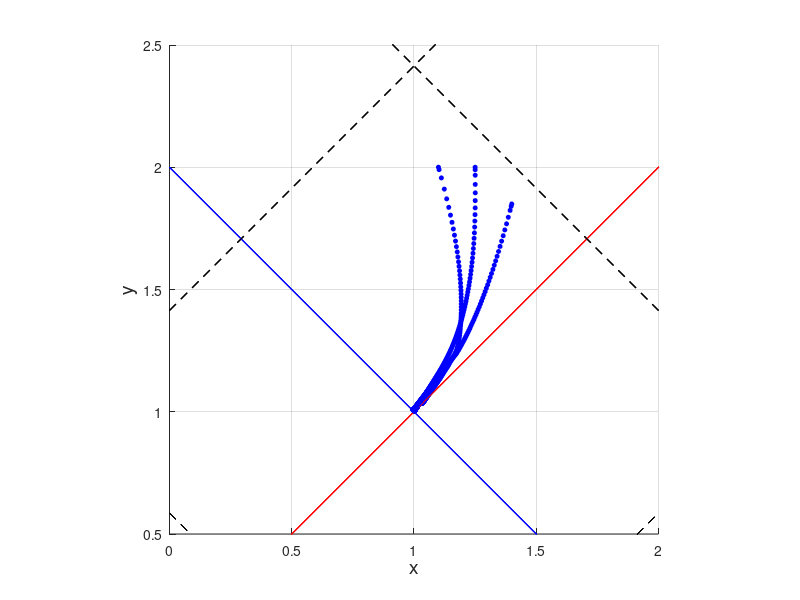

Recreate this plot in MATLAB.
clear;
close all;
load('all_estimation_12pi_new.mat')
load('gh_estimation_12pi_new.mat')

%feedback_simulation------------------------------------------------------

dt = 0.01; %%時間刻み=離散時間Tsとして使用
Tfin = 3; %シミュレーション終了時間
t1 = [0:dt:Tfin];

for z = 1 : 3

    if z == 1
        si = zeros(length(t1),3);
        si(1,:) = [1.25 2 pi/2]; %(s1, s2, s3)=(x ,y, θ)の初期値を設定
        k2 = 6;
        k3 = 6;
    elseif z == 2
        si = zeros(length(t1),3);
        si(1,:) = [1.1 2 7*pi/12]; %(s1, s2, s3)=(x ,y, θ)の初期値を設定
        k2 = 24;
        k3 = 23;
    else
        si = zeros(length(t1),3);
        si(1,:) = [1.4 1.85 5*pi/12]; %(s1, s2, s3)=(x ,y, θ)の初期値を設定
        k2 = 15;
        k3 = 15;
    end
    % si(1,:) = [1.2 1.95 pi/2]; %(s1, s2, s3)=(x ,y, θ)の初期値を設定
    % si(1,:) = [1 2 pi/2]; %(s1, s2, s3)=(x ,y, θ)の初期値を設定

    zi = zeros(length(t1),3);

    u1 = ones(1,length(t1)) * (-1);
    u2 = ones(1,length(t1)) * (1);

    m1 = ones(1,length(t1)) * (-1); % μ1 = v1 = u1cosθ
    m2 = ones(1,length(t1)); % μ2 = v2/v1 = u2/(u1*cos^3θ)

    gmap = zeros(1,length(t1));
    hmap = zeros(1,length(t1));


    l_max = 2;
    m_max = 11;
    n_max = 2;

    l_now_3 = zeros(length(t1),1);
    m_now_3 = zeros(length(t1),1);
    n_now_3 = zeros(length(t1),1);

    l_next_3 = zeros(length(t1),1);
    m_next_3 = zeros(length(t1),1);
    n_next_3 = zeros(length(t1),1);

    l_real_3 = zeros(length(t1),1);
    m_real_3 = zeros(length(t1),1);
    n_real_3 = zeros(length(t1),1);

    rho_3_tmp = zeros(length(t1), l_max, m_max, n_max, 3);
    rho_3 = zeros(length(t1),3);

    iteration = 100;

    phi_g_now = zeros(1,imax_g);
    phi_h_now = zeros(1,imax_h);



    hold on;
    axis equal;
    grid on;

    axis([0 2 0.5 2.5])

    xlabel("x",'FontSize',14)
    ylabel("y",'FontSize',14)


    % plot(1+1/4,2,'kx','MarkerSize', 15,'LineWidth',4)
    % plot(1,1,'rx','MarkerSize', 15,'LineWidth',4)

    z1_plot = 0:1:3;
    z3_plot = 0:1:3;

    for j = 0 : 2
        if j == 1
            plot(z1_plot, z1_plot - sqrt(2) + sqrt(2) * j, '-r')
            plot(z3_plot, - z3_plot + 2 + sqrt(2) * (j-1), '-b')
        else
            plot(z1_plot, z1_plot - sqrt(2) + sqrt(2) * j, '--k')
            plot(z3_plot, - z3_plot + 2 + sqrt(2) * (j-1), '--k')
        end
    end


    for i = 1:length(t1)-1

        break_switch = 0;

        hold on;

        plot(si(i,1),si(i,2), 'o', 'MarkerSize' ,3, 'MarkerFaceColor', 'b','MarkerEdgeColor', 'b');

        % drawnow;

        % F = getframe(gcf);
        % % RGBデータをインデックス付きデータに変更
        % [X,map] = rgb2ind(F.cdata,256);
        % if i==1
        %     % GIFファイルに書き出し
        %     imwrite(X,map,'feedback_3dim.gif')
        % else
        %     % 2回目以降は'append'でアニメーションを作成
        %     imwrite(X,map,'feedback_3dim.gif','WriteMode','append')
        % end

        si(i+1,3) = si(i,3) + u2(i) * dt; %観測されるs3
        si(i+1,1) = si(i,1) + u1(i) * cos(si(i+1,3)) * dt; %観測されるs1
        si(i+1,2) = si(i,2) + u1(i) * sin(si(i+1,3)) * dt; %観測されるs2


        for a = 1 : l_max

            if break_switch == 1 
                break;
            end

            for b = 1 : m_max

                if break_switch == 1 
                    break;
                end

                for c = 1 : n_max

                    if break_switch == 1 
                        break;
                    end

                    if (a == l_max) || (b == m_max) || (c == n_max)
                        continue;
                    end
        
                    if a < l_max
                        a2 = a + 1;
                        l_real_3(i+1) = a - 1;
                    elseif a == l_max + 1
                        a2 = 1;
                        l_real_3(i+1) = -1;
                    else
                        a2 = a - 1;
                        l_real_3(i+1) = - a + l_max; 
                    end
        
                    if b < m_max
                        b2 = b + 1;
                        m_real_3(i+1) = b - 1;
                    elseif b == m_max + 1
                        b2 = 1;
                        m_real_3(i+1) = -1;
                    else
                        b2 = b - 1;
                        m_real_3(i+1) = - b + m_max;
                    end
        
                    if c < n_max
                        c2 = c + 1;
                        n_real_3(i+1) = c - 1;
                    elseif c == n_max + 1
                        c2 = 1;
                        n_real_3(i+1) = -1;
                    else
                        c2 = c - 1;
                        n_real_3(i+1) = - c + n_max;
                    end
        
                    A = [param_s(a2,b,c,:,iteration) - param_s(a,b,c,:,iteration); param_s(a,b2,c,:,iteration) - param_s(a,b,c,:,iteration); param_s(a,b,c2,:,iteration) - param_s(a,b,c,:,iteration)];

                    B = transpose(reshape(A,[3,3]));

                    x = [si(i+1,1) - param_s(a,b,c,1,iteration); si(i+1,2) - param_s(a,b,c,2,iteration); si(i+1,3) - param_s(a,b,c,3,iteration)];

                    rho_3_tmp(i+1,a,b,c,:) = B \ x;


                    if (0 <= rho_3_tmp(i+1,a,b,c,1)) && (rho_3_tmp(i+1,a,b,c,1) <= 1)
                        if (0 <= rho_3_tmp(i+1,a,b,c,2)) && (rho_3_tmp(i+1,a,b,c,2) <= 1)
                            if (0 <= rho_3_tmp(i+1,a,b,c,3)) && (rho_3_tmp(i+1,a,b,c,3) <= 1)

                                rho_3(i+1,:) = rho_3_tmp(i+1,a,b,c,:);
        
                                l_now_3(i+1) = a;
                                m_now_3(i+1) = b;
                                n_now_3(i+1) = c;

                                l_next_3(i+1) = a2;
                                m_next_3(i+1) = b2;
                                n_next_3(i+1) = c2;

                                break_switch = 1;
        
                            end
                        end
                    end

                end
            end
        end

        if break_switch == 0
            % l_now_3(i+1) = l_now_3(i);
            % m_now_3(i+1) = m_now_3(i);
            % n_now_3(i+1) = n_now_3(i);

            % l_next_3(i+1) = l_next_3(i);
            % m_next_3(i+1) = m_next_3(i);
            % n_next_3(i+1) = n_next_3(i);

            % l_real_3(i+1) = l_real_3(i);
            % m_real_3(i+1) = m_real_3(i);
            % n_real_3(i+1) = n_real_3(i);

            % a = l_now_3(i+1);
            % b = m_now_3(i+1);
            % c = n_now_3(i+1);

            % rho_3(i+1,:) = rho_3_tmp(i,a,b,c,:);
            
            disp(i)
            disp("補間しました")
        end

        zi(i+1,1) = l_real_3(i+1) + rho_3(i+1,1);
        zi(i+1,2) = tan(pi/12) * (m_real_3(i+1) + rho_3(i+1,2));
        zi(i+1,3) = n_real_3(i+1) + rho_3(i+1,3);


        for p = 1 : imax_g
            phi_g_now(p) = exp( - sqrt( (si(i+1,1) - mean_g(p,1)) ^ 2 + (si(i+1,2) - mean_g(p,2)) ^ 2 + (si(i+1,3) - mean_g(p,3)) ^ 2 ) / (2 * var_g ^ 2) );
        end
        
        for q = 1 : imax_h
            phi_h_now(q) = exp( - sqrt( (si(i+1,1) - mean_h(q,1)) ^ 2 + (si(i+1,2) - mean_h(q,2)) ^ 2 + (si(i+1,3) - mean_h(q,3)) ^ 2 ) / (2 * var_h ^ 2) );
        end

        % gmap(i+1) = ((zi(i+1,2) - zi(i,2)) * u1(i)) / ((zi(i+1,1) - zi(i,1)) * u2(i));
        % hmap(i+1) = (zi(i+1,1) - zi(i,1)) / (u1(i) * dt);

        % gmap(i+1) = 1 / (cos(si(i+1,3) - pi/4)) ^ 3;
        % hmap(i+1) = cos(si(i+1,3) - pi/4);

        gmap(i+1) = phi_g_now * w_g;
        hmap(i+1) = phi_h_now * w_h;

        if i > 1
            m1(i+1) = -2 * zi(i+1,1); %入力m1(=v1=u1cosθ), m1=-λz1で(λ>0の定数)z1を0に収束
        end

        %入力m2はm1正負で場合分け
        if m1(i+1) > 0
            m2(i+1) = -k2 * zi(i+1,2) - k3 * zi(i+1,3); 
        else
            m2(i+1) = k2 * zi(i+1,2) - k3 * zi(i+1,3); 
        end

        u1(i+1) = m1(i+1) / hmap(i+1);
        u2(i+1) = m2(i+1) * u1(i+1) / gmap(i+1);

    end

end